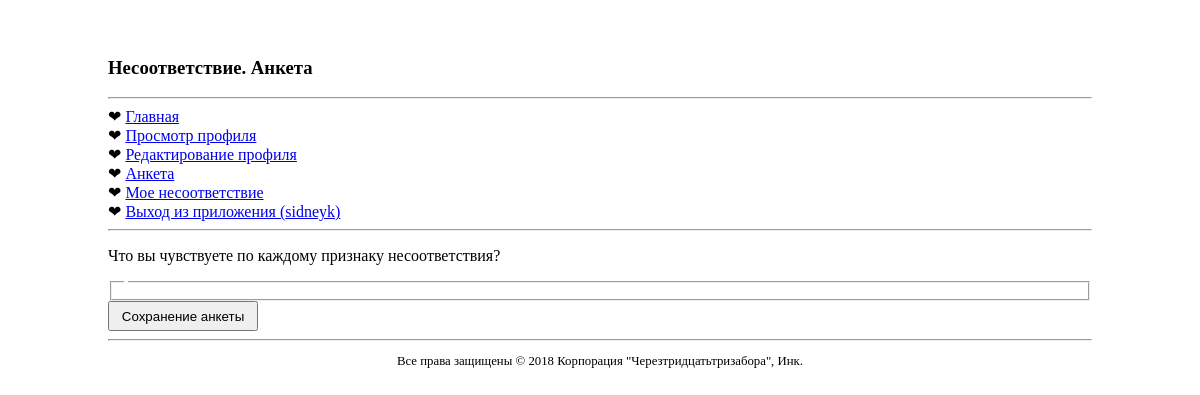
/mismatch/questionnaire.php (signed in), run on an earlier commit of the app's database.
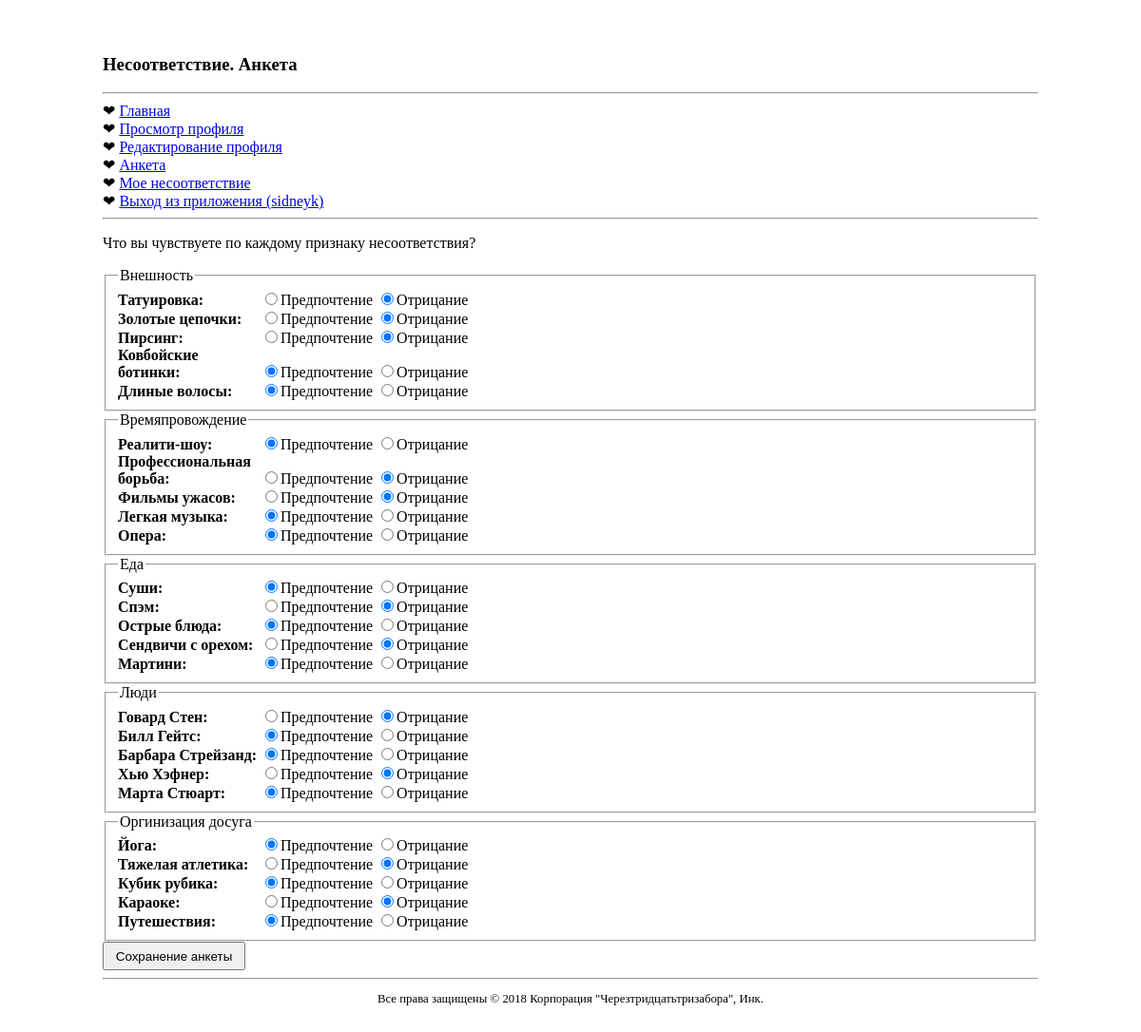
And on a later commit of the database.
### tables this page shows
CREATE TABLE `mismatch_category` (
  `category_id` int(11) NOT NULL,
  `name` varchar(48) DEFAULT NULL
);

CREATE TABLE `mismatch_response` (
  `response_id` int(11) NOT NULL,
  `user_id` int(11) DEFAULT NULL,
  `topic_id` int(11) DEFAULT NULL,
  `response` tinyint(4) DEFAULT NULL
);

CREATE TABLE `mismatch_topic` (
  `topic_id` int(11) NOT NULL,
  `name` varchar(48) DEFAULT NULL,
  `category_id` int(11) NOT NULL
);

### mismatch/questionnaire.php (the view, shortened to what this page needs)
<?php
  require_once('header.php');
  require_once('connectvars.php');
  require_once('navmenu.php');
  $query = "SELECT * FROM mismatch_response WHERE user_id = '" . $_SESSION['user_id'] . "'";
  $data = mysqli_query($dbc, $query);
  if (mysqli_num_rows($data) == 0) {
    $query = "SELECT topic_id FROM mismatch_topic ORDER BY category_id, topic_id";
    $data = mysqli_query($dbc, $query);
    $topicIDs = array();
    while ($row = mysqli_fetch_array($data)) {
      array_push($topicIDs, $row['topic_id']);
    }
    foreach ($topicIDs as $topic_id) {
      $query = "INSERT INTO mismatch_response (user_id, topic_id) VALUES ('" . $_SESSION['user_id']. "', '$topic_id')";
      mysqli_query($dbc, $query);
    }
  }
  $query = "SELECT mr.response_id, mr.topic_id, mr.response, mt.name AS topic_name, mc.name AS category_name " .
    "FROM mismatch_response AS mr " .
    "INNER JOIN mismatch_topic AS mt USING (topic_id) " .
    "INNER JOIN mismatch_category AS mc USING (category_id) " .
    "WHERE mr.user_id = '" . $_SESSION['user_id'] . "'";
  $data = mysqli_query($dbc, $query);
  $responses = array();
  while ($row = mysqli_fetch_array($data)) {
    array_push($responses, $row);
  }
  echo '<form method="post" action="' . $_SERVER['PHP_SELF'] . '">';
  echo '<p>Что вы чувствуете по каждому признаку несоответствия?</p>';
  $category = $responses[0]['category_name'];
  echo '<fieldset><legend>' . $responses[0]['category_name'] . '</legend>';
  foreach ($responses as $response) {
    if ($category != $response['category_name']) {
      $category = $response['category_name'];
      echo '</fieldset><fieldset><legend>' . $response['category_name'] . '</legend>';
    }
    echo '<label ' . ($response['response'] == NULL ? 'class="error"' : '') . ' for="' . $response['response_id'] . '">' . $response['topic_name'] . ':</label>';
    echo '<input type="radio" id="' . $response['response_id'] . '" name="' . $response['response_id'] . '" value="1" ' . ($response['response'] == 1 ? 'checked="checked"' : '') . ' />Предпочтение ';
    echo '<input type="radio" id="' . $response['response_id'] . '" name="' . $response['response_id'] . '" value="2" ' . ($response['response'] == 2 ? 'checked="checked"' : '') . ' />Отрицание<br />';
  }
  echo '</fieldset>';
  echo '<input type="submit" value="Сохранение анкеты" name="submit" />';
  echo '</form>';
  require_once('footer.php');
?>

What changed in the data, as far as the page shows it:
now on this page (row unchanged): mismatch_category: name "Внешность"
now on this page (row edited): mismatch_response: topic.name "Татуировка", response "☐ Татуировка:", response "☑"
now on this page (row edited): mismatch_response: topic.name "Золотые цепочки", response "☐ Золотые цепочки:", response "☑"
now on this page (row edited): mismatch_response: topic.name "Пирсинг", response "☐ Пирсинг:", response "☑"
now on this page (row edited): mismatch_response: topic.name "Ковбойские ботинки", response "☑ Ковбойские ботинки:"
now on this page (row edited): mismatch_response: topic.name "Длиные волосы", response "☑ Длиные волосы:"
now on this page (row edited): mismatch_response: mismatch_category.name "Времяпровождение", topic.name "Реалити-шоу", response "☑ Реалити-шоу:"
now on this page (row edited): mismatch_response: topic.name "Профессиональная борьба", response "☐ Профессиональная борьба:", response "☑"
now on this page (row edited): mismatch_response: topic.name "Фильмы ужасов", response "☐ Фильмы ужасов:", response "☑"
now on this page (row edited): mismatch_response: topic.name "Легкая музыка", response "☑ Легкая музыка:"
now on this page (row edited): mismatch_response: topic.name "Опера", response "☑ Опера:"
now on this page (row edited): mismatch_response: mismatch_category.name "Еда", topic.name "Суши", response "☑ Суши:"
now on this page (row edited): mismatch_response: topic.name "Спэм", response "☐ Спэм:", response "☑"
now on this page (row edited): mismatch_response: topic.name "Острые блюда", response "☑ Острые блюда:"
now on this page (row edited): mismatch_response: topic.name "Сендвичи с орехом", response "☐ Сендвичи с орехом:", response "☑"
now on this page (row edited): mismatch_response: topic.name "Мартини", response "☑ Мартини:"
now on this page (row edited): mismatch_response: mismatch_category.name "Люди", topic.name "Говард Стен", response "☐ Говард Стен:", response "☑"
now on this page (row edited): mismatch_response: topic.name "Билл Гейтс", response "☑ Билл Гейтс:"
now on this page (row edited): mismatch_response: topic.name "Барбара Стрейзанд", response "☑ Барбара Стрейзанд:"
now on this page (row edited): mismatch_response: topic.name "Хью Хэфнер", response "☐ Хью Хэфнер:", response "☑"
now on this page (row edited): mismatch_response: topic.name "Марта Стюарт", response "☑ Марта Стюарт:"
now on this page (row edited): mismatch_response: mismatch_category.name "Оргинизация досуга", topic.name "Йога", response "☑ Йога:"
now on this page (row edited): mismatch_response: topic.name "Тяжелая атлетика", response "☐ Тяжелая атлетика:", response "☑"
now on this page (row edited): mismatch_response: topic.name "Кубик рубика", response "☑ Кубик рубика:"
now on this page (row edited): mismatch_response: topic.name "Караоке", response "☐ Караоке:", response "☑"
now on this page (row edited): mismatch_response: topic.name "Путешествия", response "☑ Путешествия:"
